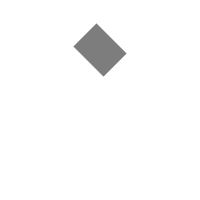
Frame 1 (no input)
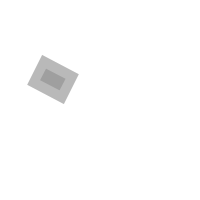
Frame 60 (the mouse pressed at the canvas centre just before this capture)
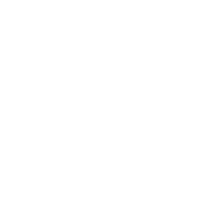
Frame 120 (the mouse held since frame 60 and released just before this capture)

The Processing sketch that drew these frames (run headless with seeded random() and noise(); from frame 60 on, the mouse is pressed at the canvas centre):

// Processing sketch: e02
// ── e02.pde
Particle particle;

void setup() {
  size(200,200);
  particle = new Particle();
}

void draw() {
  background(255);
  particle.display();
  
  if (particle.isDead())
    println("dead");
  
  PVector gravity = new PVector(0,0.05);
  particle.applyForce(gravity);
  particle.update();
}

class Particle {
  
  PVector location = new PVector(width/2,50);
  PVector velocity = new PVector(-0.8,-1);
  PVector acceleration = new PVector(0,0);
  
  float angle = radians(45);
  float aVelocity = 0.9;
  
  float lifespan = 255;
  
  void display() {
    pushMatrix();
    translate(location.x,location.y);
    rotate(angle);
    rectMode(CENTER);
    stroke(125,lifespan);
    strokeWeight(20); // oh yeh
    fill(150,lifespan);
    rect(0,0,22,13);
    popMatrix();
  }
  
  void applyForce(PVector force) {
    acceleration.add(force);
  }
  
  void update() {
    velocity.add(acceleration);
    location.add(velocity);
    acceleration = new PVector(0,0);
    
    angle += aVelocity;
    
    lifespan -= 2;
  }
  
  boolean isDead() {
    return lifespan < 0;
  }
}
